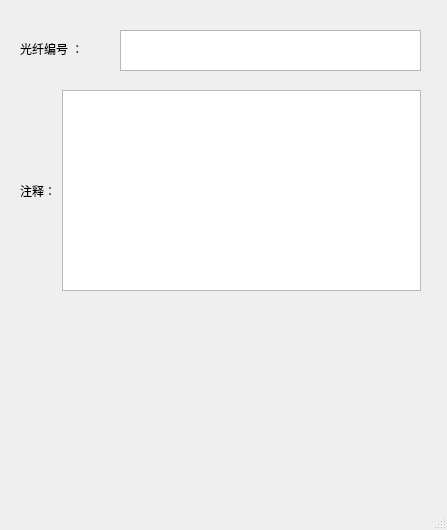
<?xml version="1.0" encoding="UTF-8"?>
<ui version="4.0">
 <class>MainWindow</class>
 <widget class="QMainWindow" name="MainWindow">
  <property name="geometry">
   <rect>
    <x>0</x>
    <y>0</y>
    <width>447</width>
    <height>530</height>
   </rect>
  </property>
  <property name="windowTitle">
   <string>MainWindow</string>
  </property>
  <widget class="QWidget" name="centralwidget">
   <widget class="QTextEdit" name="textEdit_4">
    <property name="geometry">
     <rect>
      <x>120</x>
      <y>30</y>
      <width>301</width>
      <height>41</height>
     </rect>
    </property>
   </widget>
   <widget class="QLabel" name="label_2">
    <property name="geometry">
     <rect>
      <x>20</x>
      <y>40</y>
      <width>99</width>
      <height>18</height>
     </rect>
    </property>
    <property name="text">
     <string>光纤编号 ：</string>
    </property>
   </widget>
   <widget class="QWidget" name="">
    <property name="geometry">
     <rect>
      <x>20</x>
      <y>90</y>
      <width>401</width>
      <height>201</height>
     </rect>
    </property>
    <layout class="QHBoxLayout" name="horizontalLayout">
     <item>
      <widget class="QLabel" name="label">
       <property name="text">
        <string>注释：</string>
       </property>
      </widget>
     </item>
     <item>
      <widget class="QTextEdit" name="textEdit_5"/>
     </item>
    </layout>
   </widget>
  </widget>
  <widget class="QMenuBar" name="menubar">
   <property name="geometry">
    <rect>
     <x>0</x>
     <y>0</y>
     <width>447</width>
     <height>30</height>
    </rect>
   </property>
  </widget>
  <widget class="QStatusBar" name="statusbar"/>
 </widget>
 <resources/>
 <connections/>
</ui>
